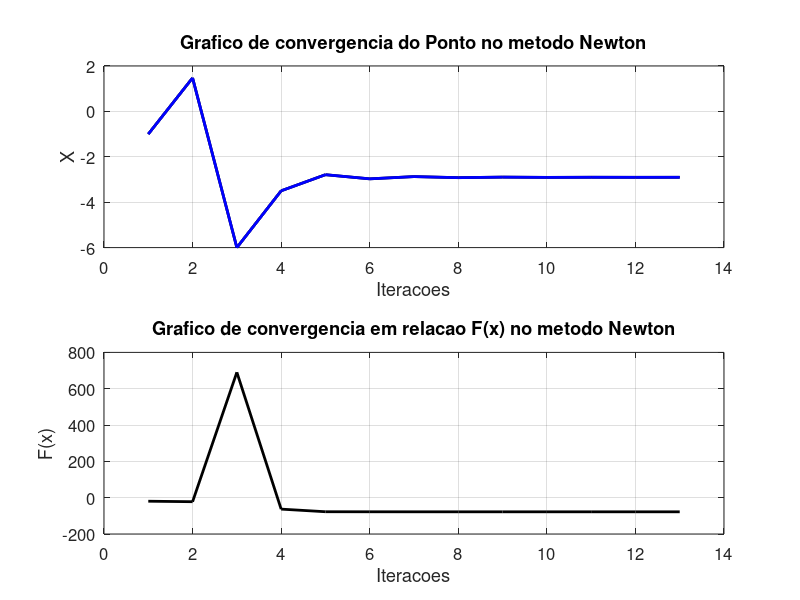

Reproduce this figure in MATLAB.
function atividade4()
  clc
  pontoOtimo=[-2.903534;
              -2.903534];
  x0=[-1;
      -1];
  tol=1e-3;
  iter=1000;
  alfa=0;
  flag=1
  
  if flag==0
    alfa=0.03;
    [x0,cont,todosX,todosFx] = Gradiente(x0,iter,tol,alfa);
    e=euclidiana(x0,pontoOtimo);
    fprintf("Ponto: %f\n",x0);
    fprintf("Quantidade de iteracoes: %f\n",cont);
    fprintf("Distancia euclidiana: %f",e);
    plotaGraficoConvergenciaGradiente(todosX,todosFx);
  else
    alfa=1.5;
    [x0,cont,todosX,todosFx] = Newton(x0,iter,tol,alfa);
    e=euclidiana(x0,pontoOtimo);
    fprintf("Ponto: %f\n",x0);
    fprintf("Quantidade de iteracoes: %f\n",cont);
    fprintf("Distancia euclidiana: %f",e);
    plotaGraficoConvergenciaNewton(todosX,todosFx);
  endif
endfunction

function [x0,cont,todosX,todosFx] = Gradiente(x0,iter,tol,alfa)
  todosX=zeros(iter,2);
  todosFx=zeros(iter,2);
  todosX(1,:)=x0;
  todosFx(1,:)=funcao(x0);
  for cont=1:iter
    x1=x0-(alfa*gradiente(x0));
    todosX(cont+1,:)=x1;
    todosFx(cont+1,:)=funcao(x1);
    if(max(abs(x1-x0)))<=tol
      x0=x1;
      break;
    endif
    x0=x1;
   endfor
    todosX=todosX(1:cont,:);
    todosFx=todosFx(1:cont,:);
endfunction

function [x0,cont,todosX,todosFx] = Newton(x0,iter,tol,alfa)
  todosX=zeros(iter,2);
  todosFx=zeros(iter,2);
  todosX(1,:)=x0;
  todosFx(1,:)=funcao(x0);
  for cont=1:iter
    x1=x0-alfa*inv(hessiana(x0))*gradiente(x0);
    todosX(cont+1,:)=x1;
    todosFx(cont+1,:)=funcao(x1);
    if(max(abs(x1-x0)))<=tol
      x0=x1;
      break;
    endif
    x0=x1;
  endfor
  todosX=todosX(1:cont,:);
  todosFx=todosFx(1:cont,:);
endfunction


function f=funcao(x0)
  x=x0(1);
  y=x0(2);
  f=0.5+((x.^4-16.*x^2+5.*x+y.^4-16.*y^2+5.*y)/2);
  endfunction
function e=euclidiana(x0,pontoOtimo)
  e=sqrt((x0(1)-pontoOtimo(1))^2 + (x0(2)-pontoOtimo(2))^2);
endfunction

function [g] = gradiente(x0)
  x=x0(1);
  y=x0(2);
  g = [2.*x^3-16.*x+(5/2);
       2.*y^3-16.*y+(5/2)];
endfunction

function h = hessiana(x0)
  x=x0(1);
  y=x0(2);
    h = [ 6.*x^2-16, 0;
           0,6.*y^2-16];
endfunction

function plotaGraficoConvergenciaGradiente(todosX,todosFx)
  numIter=size(todosX,1);
  clf;
  figure(1);
  subplot(211);
  plot(1:numIter,todosX(:,1),'color','k','linewidth',4);
  hold on;
  plot(1:numIter,todosX(:,2),'color','b','linewidth',2);
  hold off;
  title("Grafico de convergencia do Ponto no metodo Gradiente");
  xlabel("Iteracoes");
  ylabel("X");
  set(gca, 'fontsize', 12);
  grid('on');
  subplot(212);
  plot(1:numIter,todosFx(:,1),'color','k','linewidth',4);
  title("Grafico de convergencia em relacao F(x) no metodo Gradiente");
  xlabel("Iteracoes");
  ylabel("F(x)");
  set(gca, 'fontsize', 12);
  grid('on');
endfunction

function plotaGraficoConvergenciaNewton(todosX,todosFx)
  numIter=size(todosX,1);
  clf;
  figure(1);
  subplot(211);
  plot(1:numIter,todosX(:,1),'color','k','linewidth',2);
  hold on;
  plot(1:numIter,todosX(:,2),'color','b','linewidth',2);
  hold off;
  title("Grafico de convergencia do Ponto no metodo Newton");
  xlabel("Iteracoes");
  ylabel("X");
  set(gca, 'fontsize', 12);
  grid('on');
  subplot(212);
  plot(1:numIter,todosFx(:,1),'color','k','linewidth',2);
  title("Grafico de convergencia em relacao F(x) no metodo Newton");
  xlabel("Iteracoes");
  ylabel("F(x)");
  set(gca, 'fontsize', 12);
  grid('on');
endfunction

